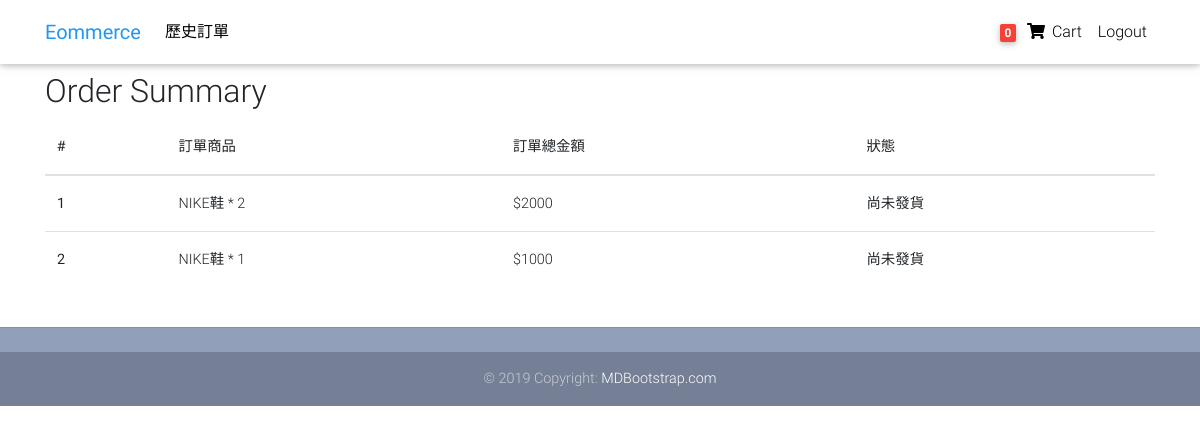
Screenshot of /history-order/ (signed in) with the database file from the repository.
### main/models.py (models this page shows, shortened)
class Order(models.Model):
    user = models.ForeignKey(settings.AUTH_USER_MODEL,
                             on_delete=models.CASCADE)
    ref_code = models.CharField(max_length=20, blank=True, null=True)
    items = models.ManyToManyField(OrderItem)
    start_date = models.DateTimeField(auto_now_add=True)
    ordered_date = models.DateTimeField()
    ordered = models.BooleanField(default=False)
    shipping_address = models.TextField(blank=True, null=True)
    bank_account = models.IntegerField(blank=True, null=True)
    receiver_name = models.CharField(max_length=20, blank=True, null=True)
    delivered= models.BooleanField(default=False)
    def get_total(self):
        total = 0
        for order_item in self.items.all():
            total += order_item.get_total_item_price()
        return total

class OrderItem(models.Model):
    user = models.ForeignKey(settings.AUTH_USER_MODEL,
                             on_delete=models.CASCADE)
    ordered = models.BooleanField(default=False)
    item = models.ForeignKey(Item, on_delete=models.CASCADE)
    quantity = models.IntegerField(default=1)
    def get_total_item_price(self):
        return self.quantity * self.item.price

class Item(models.Model):
    title = models.CharField(max_length=100)
    price = models.IntegerField()
    category = models.ForeignKey(Category, on_delete=models.CASCADE)
    description = models.TextField()
    image = models.ImageField(upload_to="image")

### main/views.py (the view)
# urls.py: path('history-order/', views.HistoryOrderView.as_view(), name='history-order'),
class HistoryOrderView( LoginRequiredMixin,View):
    def get(self, *args, **kwargs):
        orders = Order.objects.filter(user=self.request.user, ordered=True)
        context = {
            'orders': orders
        }
        return render(self.request, 'history-order.html', context)

### main/templatetags/cart_num.py (called while the page is built)
@register.filter
def cart_item_count(user):
    if user.is_authenticated:
        qs = Order.objects.filter(user=user, ordered=False)
        if qs.exists():
            return qs[0].items.count()
    return 0

### templates/history-order.html
{% extends "base.html" %}
{% block content %}
  <main>
    <div class="container">
        <div class="table-responsive text-nowrap">
        <h2>Order Summary</h2>
        <table class="table">
            <thead>
            <tr>
                <th scope="col">#</th>
                <th scope="col">訂單商品</th>
                <th scope="col">訂單總金額</th>
                <th scope="col">狀態</th>
            </tr>
            </thead>
            <tbody>
            {% for order in orders %}
            <tr>
                <th scope="row">{{ forloop.counter }}</th>
                <td>
                     {% for order_item in order.items.all %}
                    {{ order_item.item.title }} * {{ order_item.quantity }}<br>
                    {% endfor %}
                </td>
                <td> ${{ order.get_total }}</td>
                {% if order.delivered %}
                <td>出貨中</td>
                {% else %}
                <td>尚未發貨</td>
                {% endif %}
            </tr>
            {% empty %}
            <tr>
                <td colspan='4'>尚未成立訂單</td>
            </tr>
            {% endfor %}
            </tbody>
        </table>
        </div>
    </div>
  </main>
{% endblock content %}

### templates/navbar.html (shortened to what this page needs)
{% load cart_num %}
  <nav class="navbar fixed-top navbar-expand-lg navbar-light white scrolling-navbar">
    <div class="container">
      <a class="navbar-brand waves-effect" href="https://mdbootstrap.com/docs/jquery/" target="_blank">
        <strong class="blue-text">Eommerce</strong>
      </a>
      <div class="collapse navbar-collapse" id="navbarSupportedContent">
        <ul class="navbar-nav mr-auto">
        <li class="nav-item">
            <a class="nav-link waves-effect" href="{% url 'main:history-order' %}">
                歷史訂單
            </a>
        </li>
        </ul>
        <ul class="navbar-nav nav-flex-icons">
           {% if request.user.is_authenticated %}
          <li class="nav-item">
            <a class="nav-link waves-effect" href="{% url 'main:order-summary' %}">
              <span class="badge red z-depth-1 mr-1"> {{ request.user|cart_item_count }} </span>
              <i class="fas fa-shopping-cart"></i>
              <span class="clearfix d-none d-sm-inline-block"> Cart </span>
            </a>
          </li>
          <li class="nav-item">
            <a class="nav-link waves-effect" href="{% url 'account_logout' %}">
              <span class="clearfix d-none d-sm-inline-block"> Logout </span>
            </a>
          </li>
          {% endif %}
        </ul>
      </div>
    </div>
  </nav>

### templates/base.html (style rules this page uses)
html, body, header, .carousel { height: 60vh; }

### rows the page displays
Order: get_total "2000", delivered "尚未發貨"
OrderItem: item "NIKE鞋", quantity "2"
Order: get_total "1000", delivered "尚未發貨"
OrderItem: item "NIKE鞋", quantity "1"

### other values shown
{{ request.user|cart_item_count }} "0"
